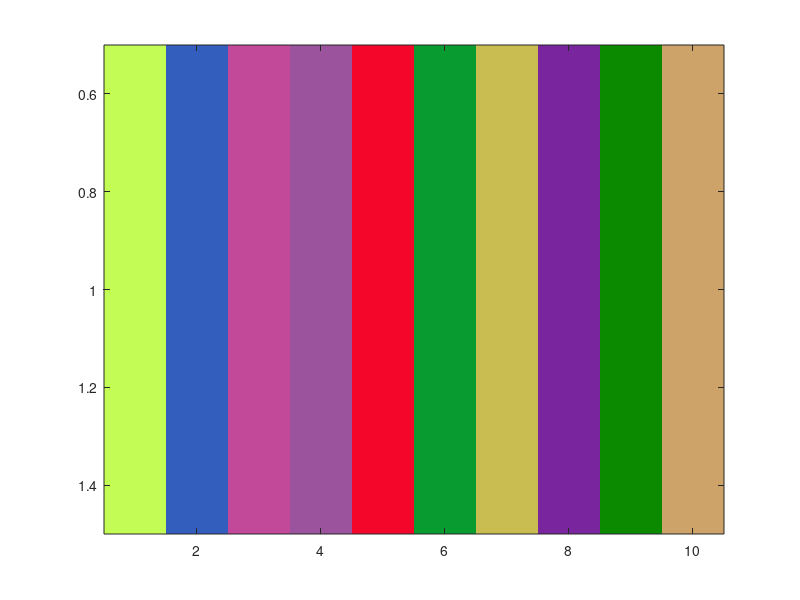

This chart was generated by the following MATLAB code:
% MATLAB Script
% Chapter 14 Problem 6

% Create n random colors and then display
% these in a row vector "image"
ncolors = 10;
mycolormap = rand(ncolors,3)
colormap(mycolormap)
vec = 1:ncolors;
image(vec)